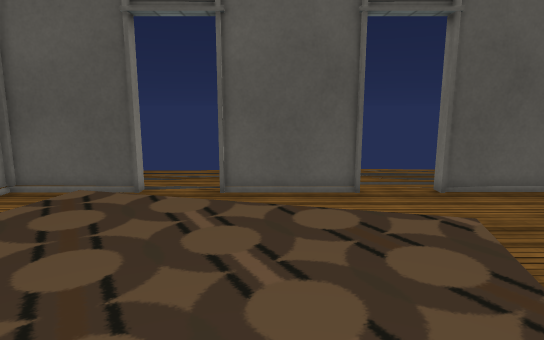
View 1 (above)

14 first-person views from a walk through a scene from a Unity 3-D project. The camera is 1.4 m above the floor, tilts 10° down and sees 75° across. The floor is counted in squares, 0.5 m on a side. Each view is taken from the middle of a square. On the plan, view 1 faces up. The plan holds only what a view shows up to about 20 squares ahead; the rest is blank. Some surface patterns are stand-ins.

View 2
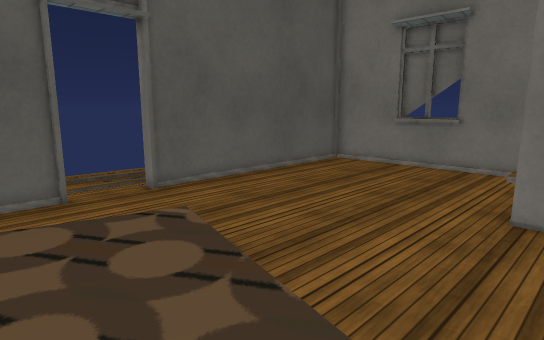

View 3
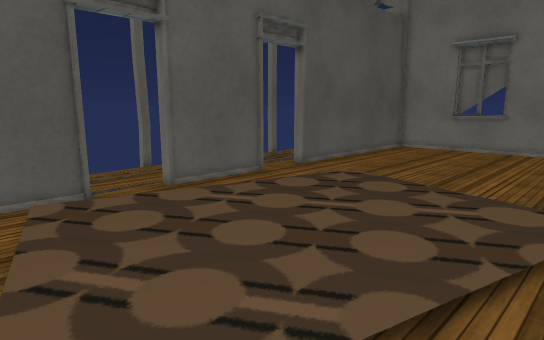

View 4
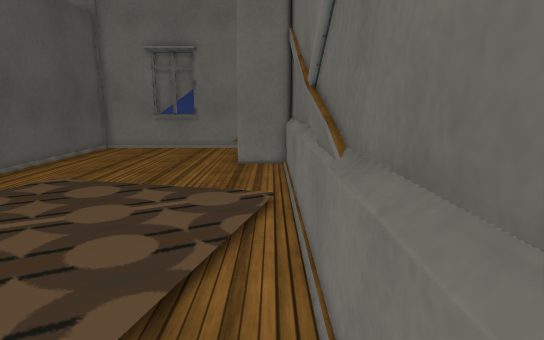

View 5
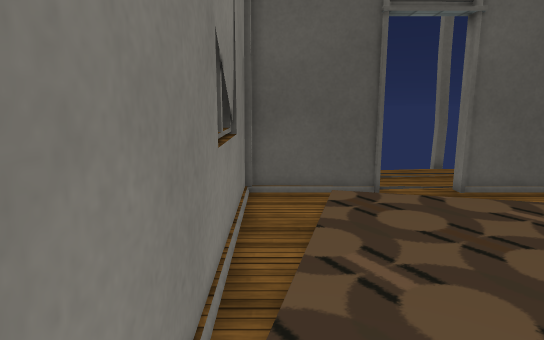

View 6
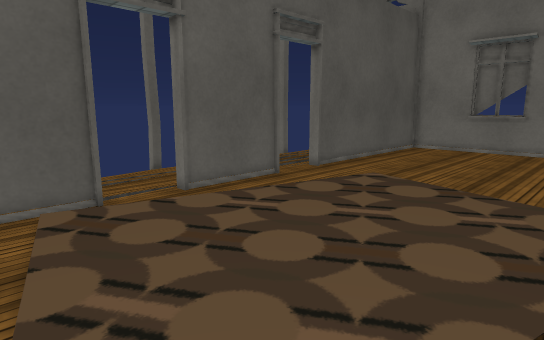

View 7
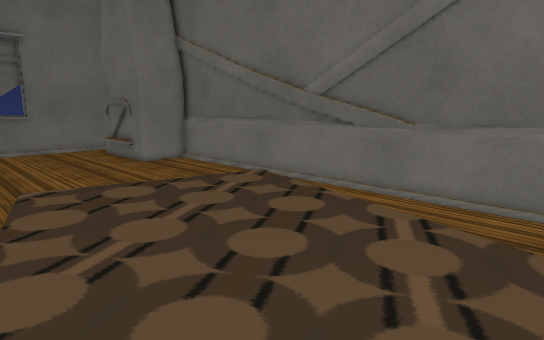

View 8
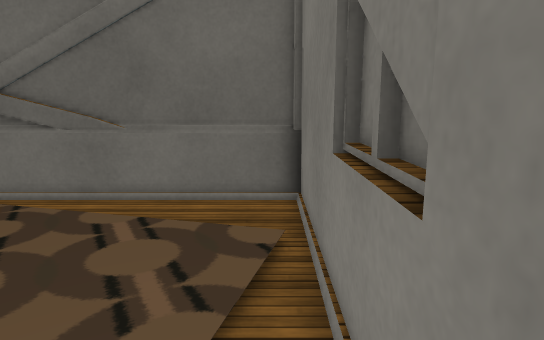

View 9
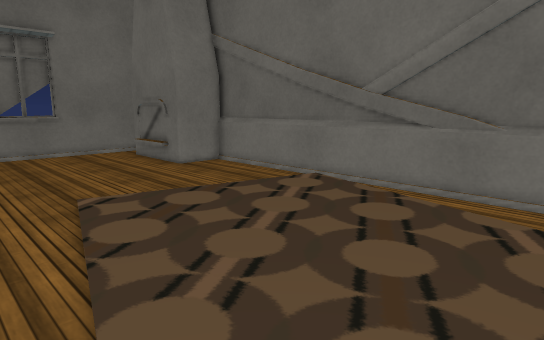

View 10
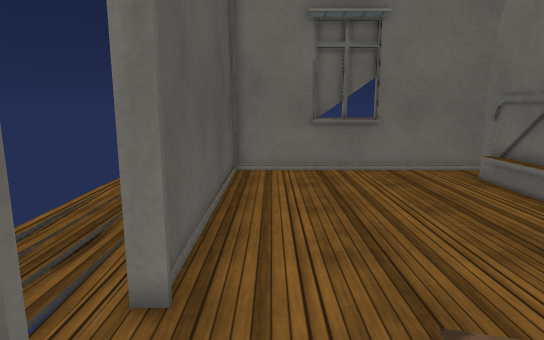

View 11
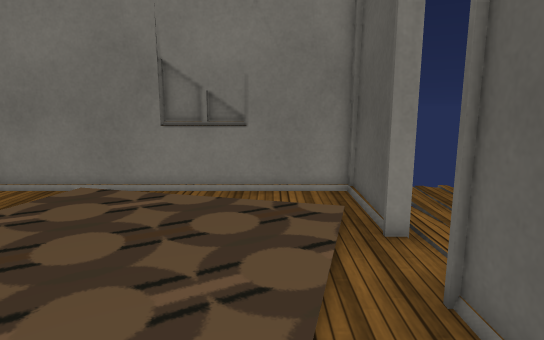

View 12
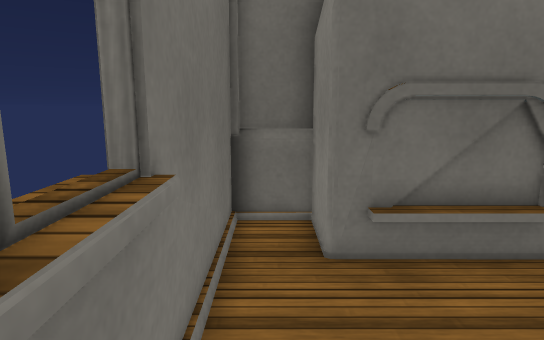

View 13
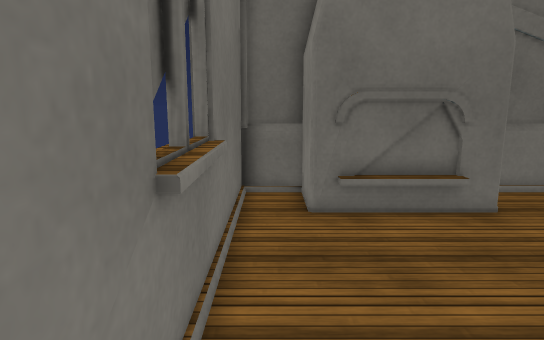

View 14
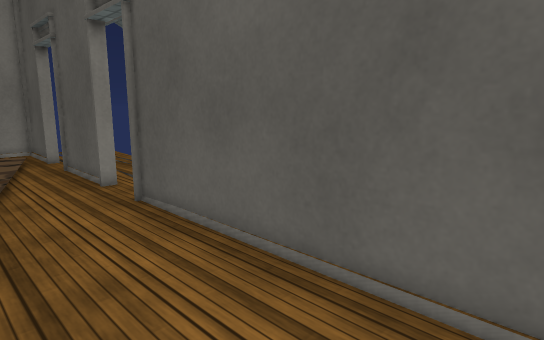

### Floor plan
Points are (right, up) in squares from view 1. A wall is a line through its corners. A room is listed if a view was taken in it or the views show most of it. See-through windows are left out.
Room 1 (views 1, 2, 3, 4, 5, 6, 7, 8, 9, 10, 11, 12, 13, 14)
walls: (3, 11.6) (-1.8, 11.6); (0.3, -0.9) (0.9, -0.7); (-0.8, -0.7) (0.4, -1); (-1.7, -0.9) (-0.6, -0.6); (-2.9, -1) (-1.8, -0.7) (-0.9, -0.9) (0.4, -0.6); (-4.4, 11.6) (-9, 11.6); (-3.6, -1) (-2.8, -0.7); (14.2, 2.1) (14.2, 1.6); (-9.1, 8.2) (-9.1, 5.4); (-8.7, 11.9) (-8.9, -0.7) (9.9, -0.7) (9.9, 1.7) (15, 1.7) (15, -0.7) (17, -0.7) (16.9, 11.6) (5.5, 11.6); (-8.8, -1) (10.1, -1); (16.7, 5.1) (16.7, 8.3); (14.9, -1) (16.9, -1); (17.3, 6.4) (17.3, 8.1)
ways out: opening at (-3.5, 12); opening at (4.5, 12)

Where each view was taken, in squares from view 1:
view 1: 0 up, 0 right, facing up
view 2: 0 up, 0 right, facing up-right
view 3: 0 up, 8 left, facing up-right
view 4: 0 up, 8 left, facing right
view 5: 0 up, 8 left, facing up
view 6: 1 up, 8 left, facing up-right
view 7: 10 up, 8 left, facing down-right
view 8: 10 up, 8 left, facing down
view 9: 11 up, 6 left, facing down-right
view 10: 10 up, 1 right, facing right
view 11: 9 up, 3 right, facing left
view 12: 8 up, 16 right, facing down
view 13: 11 up, 16 right, facing down
view 14: 7 up, 16 right, facing up-left
